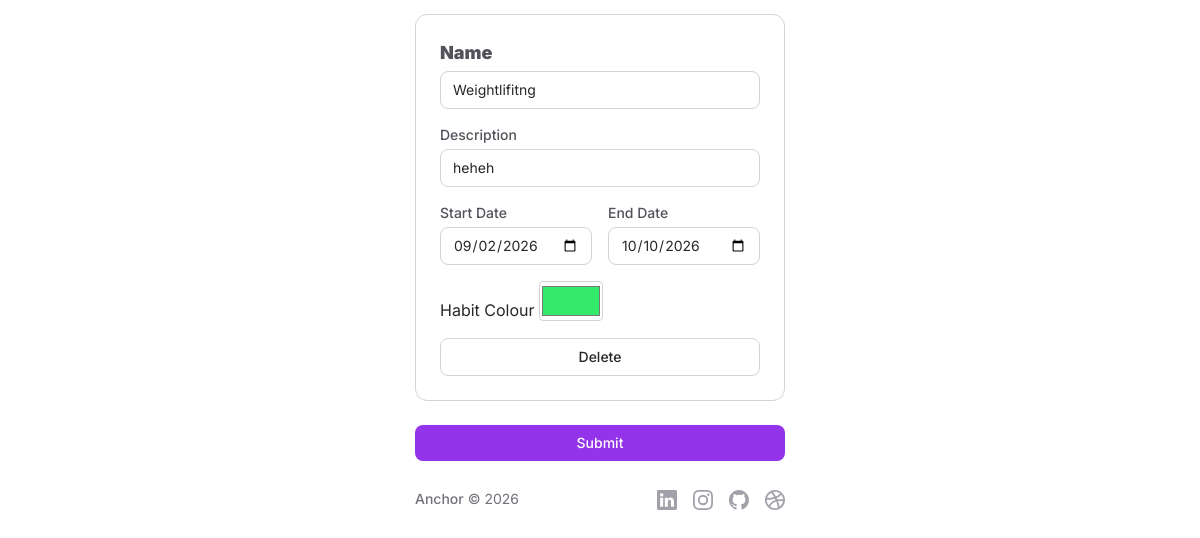
/habits/edit (signed in, lower part), run on an earlier commit of the app's database.
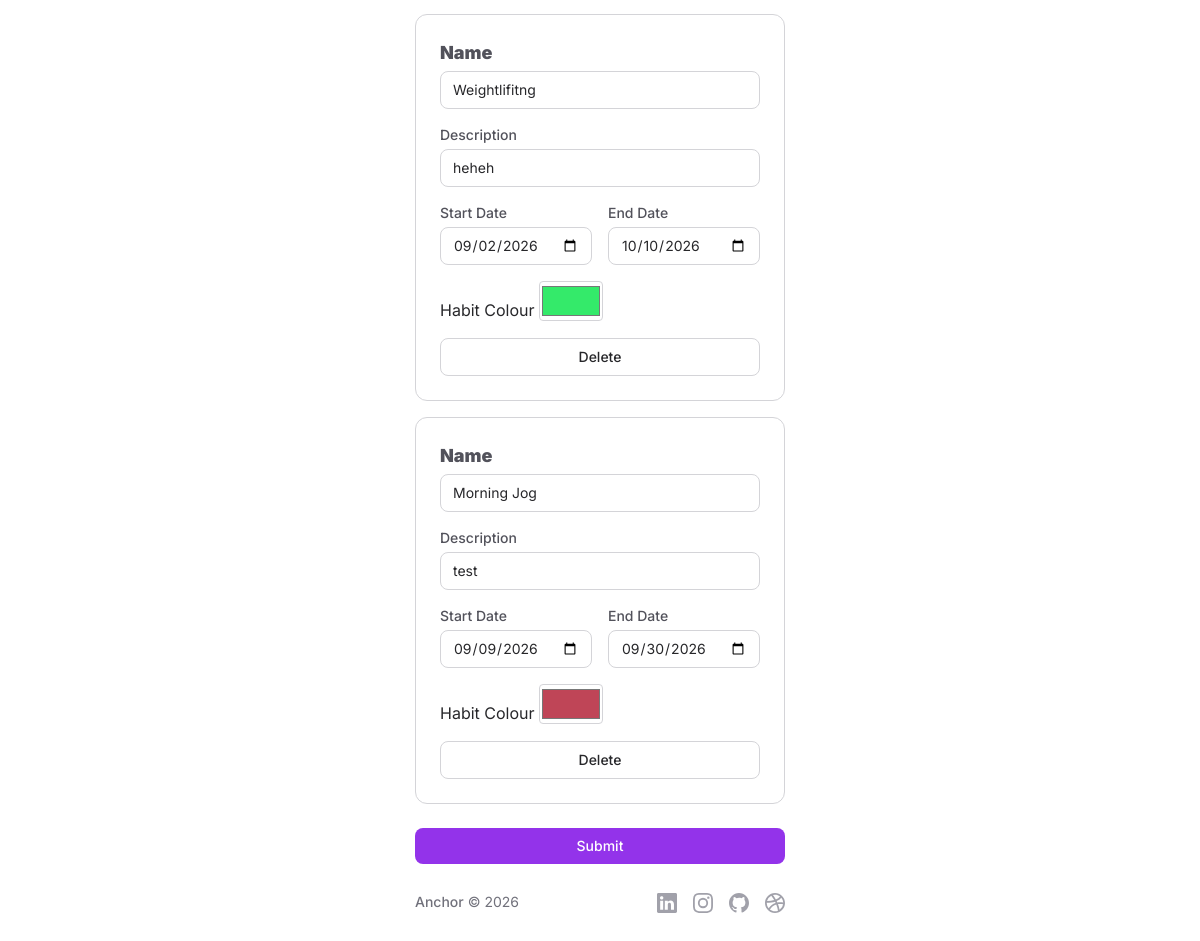
And on a later commit of the database.
### tables this page shows
CREATE TABLE habits (
id INTEGER PRIMARY KEY AUTOINCREMENT NOT NULL,
user_id INTEGER NOT NULL,
habit TEXT NOT NULL,
description TEXT,
start_date TEXT NOT NULL,
end_date TEXT NOT NULL, colour TEXT NOT NULL DEFAULT '#ffffff');

### app.py (the view)
@app.route("/habits/edit", methods=["GET", "POST"])
@login_required
def edithabit():
    if request.method == "POST":
        db = get_db()
        rows = db.execute("SELECT id FROM habits WHERE user_id = ?", (session["user_id"],)).fetchall()
        id_list = [row["id"] for row in rows]
        for id in id_list:
            if request.form.get(f"{id}_delete"):
                db.execute("DELETE FROM habits WHERE id = ?", (id,))
                db.commit()
                return apology("Habit Deleted!", error="success")
            habit = request.form.get(f"{id}_habit")
            start = request.form.get(f"{id}_start_date")
            end = request.form.get(f"{id}_end_date")
            colour = request.form.get(f"{id}_colour")
            if not colour or not re.fullmatch(r"#[0-9a-fA-F]{6}", colour):
                colour = "#ffffff"  # fallback to default
            now = datetime.now()
            curr_date = now.strftime("%Y-%m-%d")
            if not habit:
                return apology(f"habit {habit}: must give a name for your habit")
            if not start:
                return apology(f"habit {habit}: must give a start date")
            if start > end:
                return apology(f"habit {habit}: Start date cannot be after end date")
            if curr_date > end:
                return apology(f"habit {habit}: End date cannot be before today")
            try:
                db.execute("""UPDATE habits SET
                habit = ?,
                description = ?,
                start_date = ?,
                end_date = ?,
                colour = ?
                WHERE id = ?"""
                        , (habit, request.form.get(f"{id}_description"), start, end, colour, id))
            except sqlite3.IntegrityError:
                return apology(f"habit {habit}: something went wrong saving this habit")
            db.commit()
        return apology("Habits edited!", redirect_url=url_for("habits"), error="success")
    else:
        db = get_db()
        habits = db.execute("SELECT id, habit, description, start_date, end_date, colour FROM habits WHERE user_id = ?", (session["user_id"],)).fetchall()
        return render_template ("habit_edit.html", habits=habits)

### app.py (called while the page is built)
@app.after_request
def after_request(response):
    response.headers["Cache-Control"] = "no-cache, no-store, must-revalidate"
    response.headers["Expires"] = 0
    response.headers["Pragma"] = "no-cache"
    return response

@app.context_processor
def inject_user():
    return dict(username=session.get("username"))

### helpers.py (called while the page is built)
def get_db():
    if "db" not in g:
        g.db = sqlite3.connect(DATABASE)
        g.db.row_factory = sqlite3.Row
    return g.db

def login_required(f):
    @wraps(f)
    def decorated_function(*args, **kwargs):
        if session.get("user_id") is None:
            return redirect("/login")
        return f(*args, **kwargs)
    return decorated_function

### templates/habit_edit.html (shortened to what the changed rows need)
{% extends "layout.html" %}
{% block main %}
<div class="col-span-12">
    {% if habits %}
      <form action="/habits/edit" method="post" class="flex flex-col gap-4">
        {% for habit in habits %}
            <div class="flex flex-col gap-4 rounded-xl border border-border bg-surface p-6 dark:border-border-dark dark:bg-surface-dark">
                <div>
                    <label for="habit" class="mb-1 block text-lg font-semibold text-text-muted dark:text-text-dark">
                    <strong>Name</strong>
                    </label>
                    <input
                    id="habit-{{ habit.id }}"
                    name="{{ habit.id }}_habit"
                    type="text"
                    value="{{ habit.habit }}"
                    class="w-full rounded-lg border border-border bg-surface px-3 py-2 text-sm text-text outline-none placeholder:text-text-translucent focus:border-brand focus:ring-2 focus:ring-brand/30 dark:border-border-dark dark:bg-surface-dark dark:text-text-dark"
                    />
                </div>
                <div>
                    <label for="description" class="mb-1 block text-sm font-medium text-text-muted dark:text-text-dark">
                    Description
                    </label>
                    <input
                    id="description-{{ habit.id }}"
                    name="{{ habit.id }}_description"
                    type="text"
                    value="{{ habit.description }}"
                    class="w-full rounded-lg border border-border bg-surface px-3 py-2 text-sm text-text outline-none placeholder:text-text-translucent focus:border-brand focus:ring-2 focus:ring-brand/30 dark:border-border-dark dark:bg-surface-dark dark:text-text-dark"
                    />
                </div>
                <div class="grid grid-cols-1 gap-4 sm:grid-cols-2">
                    <div>
                    <label for="start_date" class="mb-1 block text-sm font-medium text-text-muted dark:text-text-dark">
                        Start Date
                    </label>
                    <input
                        id="start_date-{{ habit.id }}"
                        name="{{ habit.id }}_start_date"
                        type="date"
                        value="{{ habit.start_date }}"
                        class="w-full rounded-lg border border-border bg-surface px-3 py-2 text-sm text-text outline-none focus:border-brand focus:ring-2 focus:ring-brand/30 dark:border-border-dark dark:bg-surface-dark dark:text-text-dark"
                    />
                    </div>
                    <div>
                    <label for="end_date" class="mb-1 block text-sm font-medium text-text-muted dark:text-text-dark">
                        End Date
                    </label>
                    <input
                        id="end_date-{{ habit.id }}"
                        name="{{ habit.id }}_end_date"
                        type="date"
                        value="{{ habit.end_date }}"
                        class="w-full rounded-lg border border-border bg-surface px-3 py-2 text-sm text-text outline-none focus:border-brand focus:ring-2 focus:ring-brand/30 dark:border-border-dark dark:bg-surface-dark dark:text-text-dark"
                    />
                    </div>
                </div>
                <div>
                    <label for="color" class="text-text dark:text-text-dark">Habit Colour</label>
                    <input
                    type="color"
                    id="colour-{{ habit.id }}"
                    name="{{ habit.id }}_colour"
                    value="{{ habit.colour }}"
                    class="h-10 w-16 rounded border border-border dark:border-border-dark">
                </div>
                <button
                    type="submit"
                    name="{{ habit.id }}_delete"
                    value="True"
                    onclick="return confirm('Delete this habit? This cannot be undone.')"
                    class="text-center rounded-lg border border-border px-4 py-2 text-sm font-medium text-text transition hover:bg-danger active:opacity-80 dark:border-border-dark dark:text-text-dark dark:hover:bg-danger"
                >
                    Delete
                </button>
            </div>
        {% endfor %}
      </form>
    {% else %}
      <div class="flex flex-col items-center justify-center gap-3 px-6 py-16 text-center">
        <p class="text-text-muted dark:text-zinc-300">You haven't added any habits yet.</p>
      </div>
    {% endif %}
</div>
{% endblock %}

What changed in the data, as far as the page shows it:
added habits: id "Morning Jog", id "test", id "09/09/2026", id "09/30/2026", colour "#bf4557"
